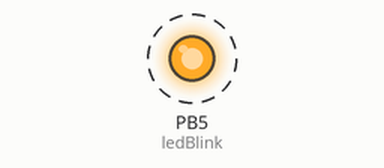
The program below on a simulated ATmega328P, built with avr-gcc and emulated at 16 MHz. On the bench: output pins drawn as LEDs (lit = HIGH). Dashed ring = blinking.

Above: at 0.15 s.
Timing chart, 0 to 3.0 s (numbered marks = the images above):
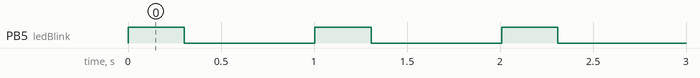

Measured:
- by itself, PB5 (ledBlink): alternates HIGH for 0.30 s and LOW for 0.70 s

The program:

main.c
```c
/*
 * main.c
 *
 *  Created on: 7 Apr 2023
 *      Author: LENOVO
 */

#include <avr/io.h>
#include <util/delay.h>
#include <stdint.h>

void ledBlink(int16_t high_time, int16_t low_time)
{
	PORTB |= 1 << 5;
	_delay_ms(high_time);
	PORTB &= ~(1 << 5);
	_delay_ms(low_time);
}

void ledInit()
{
	DDRB |= 1 << 5;
}

int16_t main()
{
	int16_t high_time = 300;
	int16_t low_time = 700;

	ledInit();

	while(1)
	{
		ledBlink(high_time, low_time);
	}

	return 0;
}
```
